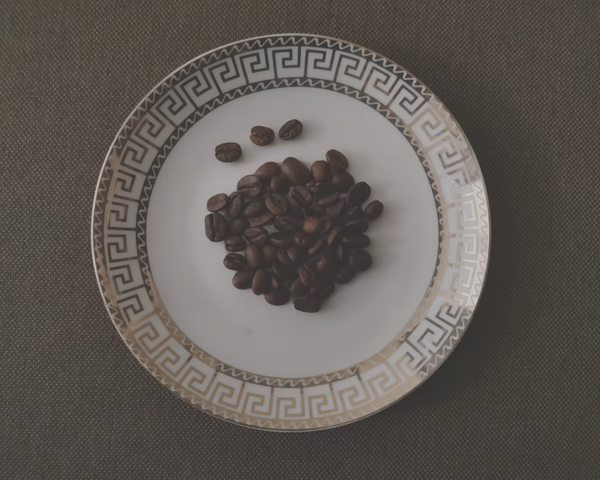
#> input picture statics/images/Fig0702.png, 600 x 480 px
$ python 8-2_histogram_equalization.py
#> lines starting #> are read from the running program, lines starting #| are printed output that depends on the picture
import cv2 as cv
import numpy as np
import matplotlib.pyplot as plt
from matplotlib.pyplot import yticks


def histogram_equalization():
    gray = cv.imread("../../statics/images/Fig0702.png", flags=0)
#> gray: shape (480, 600); min 50, max 201, mean 91.4
    histSrc = cv.calcHist([gray], [0], None, [256], [0, 256])
#> histSrc = 256 values, max 8607 at index 68, min 0 at index 0, mean 1125

    # 直方图均衡化
    grayEqualize = cv.equalizeHist(gray)
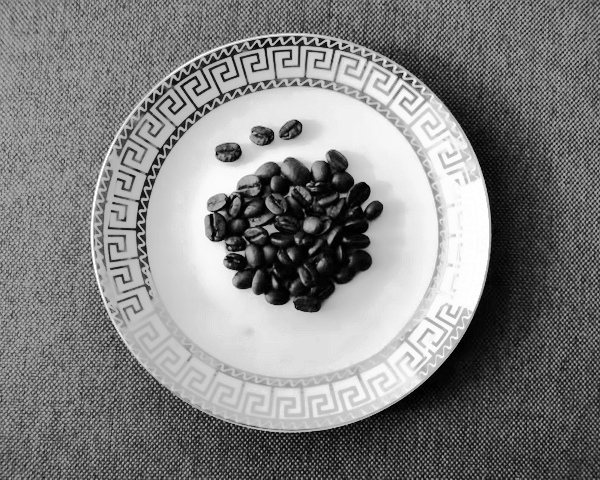
#> grayEqualize: shape (480, 600); min 0, max 255, mean 129.4
    histEqual = cv.calcHist([grayEqualize], [0], None, [256], [0, 256])
#> histEqual = 256 values, max 8607 at index 92, min 0 at index 2, mean 1125

    # 直方图归一化
    grayNorm = cv.normalize(gray, None, 0., 255., cv.NORM_MINMAX)
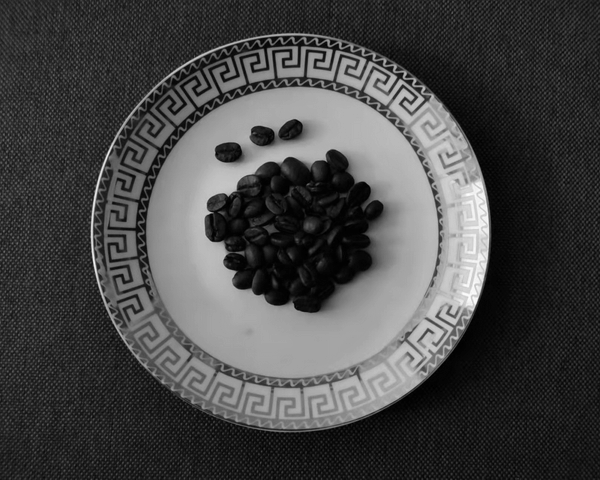
#> grayNorm: shape (480, 600); min 0, max 255, mean 69.9
    histNorm = cv.calcHist([grayNorm], [0], None, [256], [0, 256])
#> histNorm = 256 values, max 8607 at index 30, min 0 at index 1, mean 1125

    plt.figure(figsize=(9, 6))

    plt.subplot(231), plt.axis("off"), plt.title('1. original')
    plt.imshow(gray, cmap='gray', vmin=0, vmax=255)

    plt.subplot(232), plt.axis("off"), plt.title('2. normalized')
    plt.imshow(grayNorm, cmap='gray', vmin=0, vmax=255)

    plt.subplot(233), plt.axis('off'), plt.title('3. hist-equalized')
    plt.imshow(grayEqualize, cmap='gray', vmin=0, vmax=255)

    plt.subplot(234, yticks=[]), plt.axis((0., 255., 0., float(np.max(histSrc))))
    plt.title("4. gray hist of src")
    plt.bar(range(256), histSrc[:, 0])

    plt.subplot(235, yticks=[]), plt.axis((0., 255., 0., float(np.max(histEqual))))
    plt.title("5. histogram equalization")
    plt.bar(range(256), histNorm[:, 0])

    plt.subplot(236, yticks=[]), plt.axis((0., 255., 0., float(np.max(histNorm))))
    plt.title("6. histogram equalization")
    plt.bar(range(256), histNorm[:, 0])

    plt.tight_layout()
    plt.show()
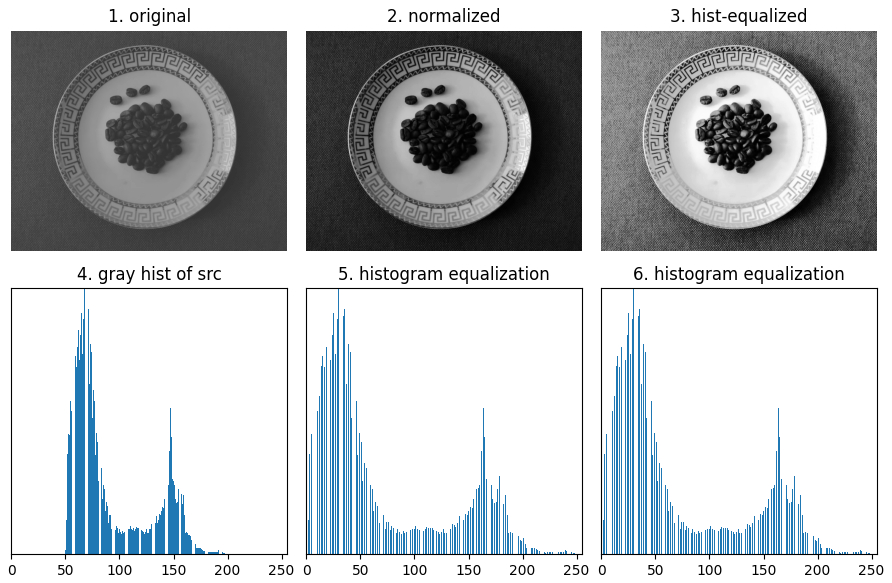
#> figure drawn by matplotlib, 6 panels

if __name__ == '__main__':
    histogram_equalization()

$ run again, with statics/images/Fig0201.png copied over statics/images/Fig0702.png
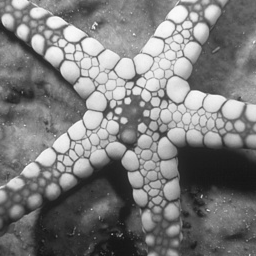
#> input picture statics/images/Fig0201.png, 256 x 256 px
#> in histogram_equalization, gray is the input picture: shape (256, 256); min 19, max 250, mean 124.1
#> histSrc = 256 values, max 523 at index 93, min 0 at index 0, mean 256
#> in histogram_equalization, `grayEqualize = cv.equalizeHist(gray)`:
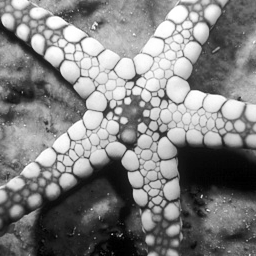
#> grayEqualize: shape (256, 256); min 0, max 255, mean 128.1
#> histEqual = 256 values, max 523 at index 90, min 0 at index 2, mean 256
#> histNorm = 256 values, max 523 at index 82, min 0 at index 5, mean 256

$ run again, with statics/images/Fig0301.png copied over statics/images/Fig0702.png
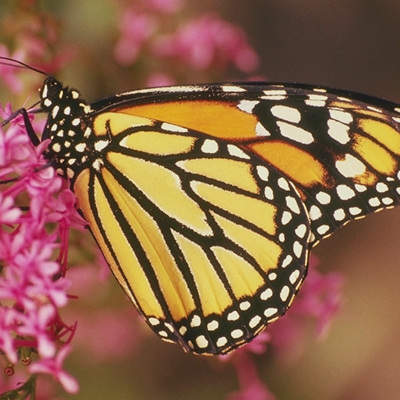
#> input picture statics/images/Fig0301.png, 400 x 400 px
#> in histogram_equalization, `gray = cv.imread("../../statics/images/Fig0702.png", flags=0)`:
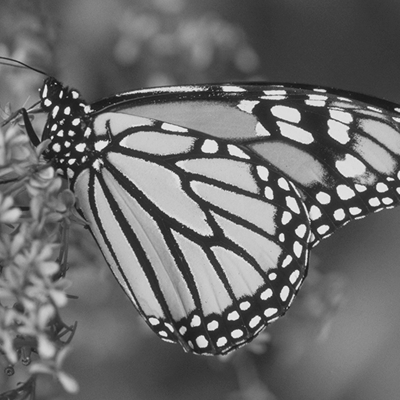
#> gray: shape (400, 400); min 17, max 244, mean 108.4
#> histSrc = 256 values, max 3558 at index 56, min 0 at index 0, mean 625
#> in histogram_equalization, `grayEqualize = cv.equalizeHist(gray)`:
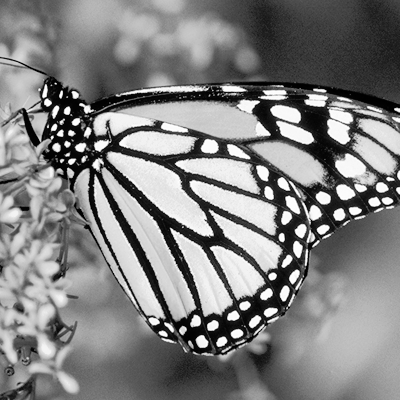
#> grayEqualize: shape (400, 400); min 0, max 255, mean 128.4
#> histEqual = 256 values, max 3558 at index 44, min 0 at index 8, mean 625
#> histNorm = 256 values, max 3558 at index 44, min 0 at index 1, mean 625
